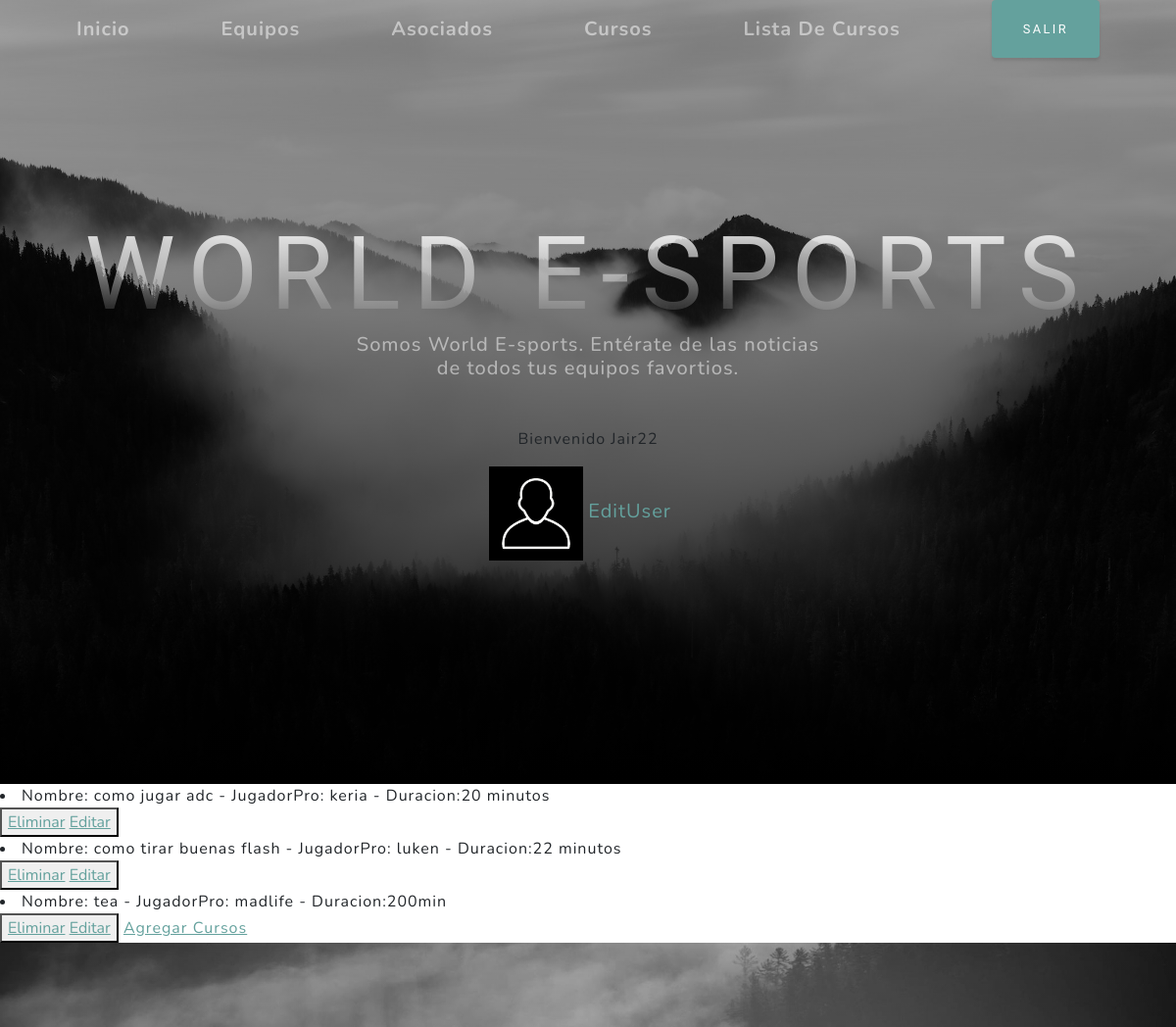
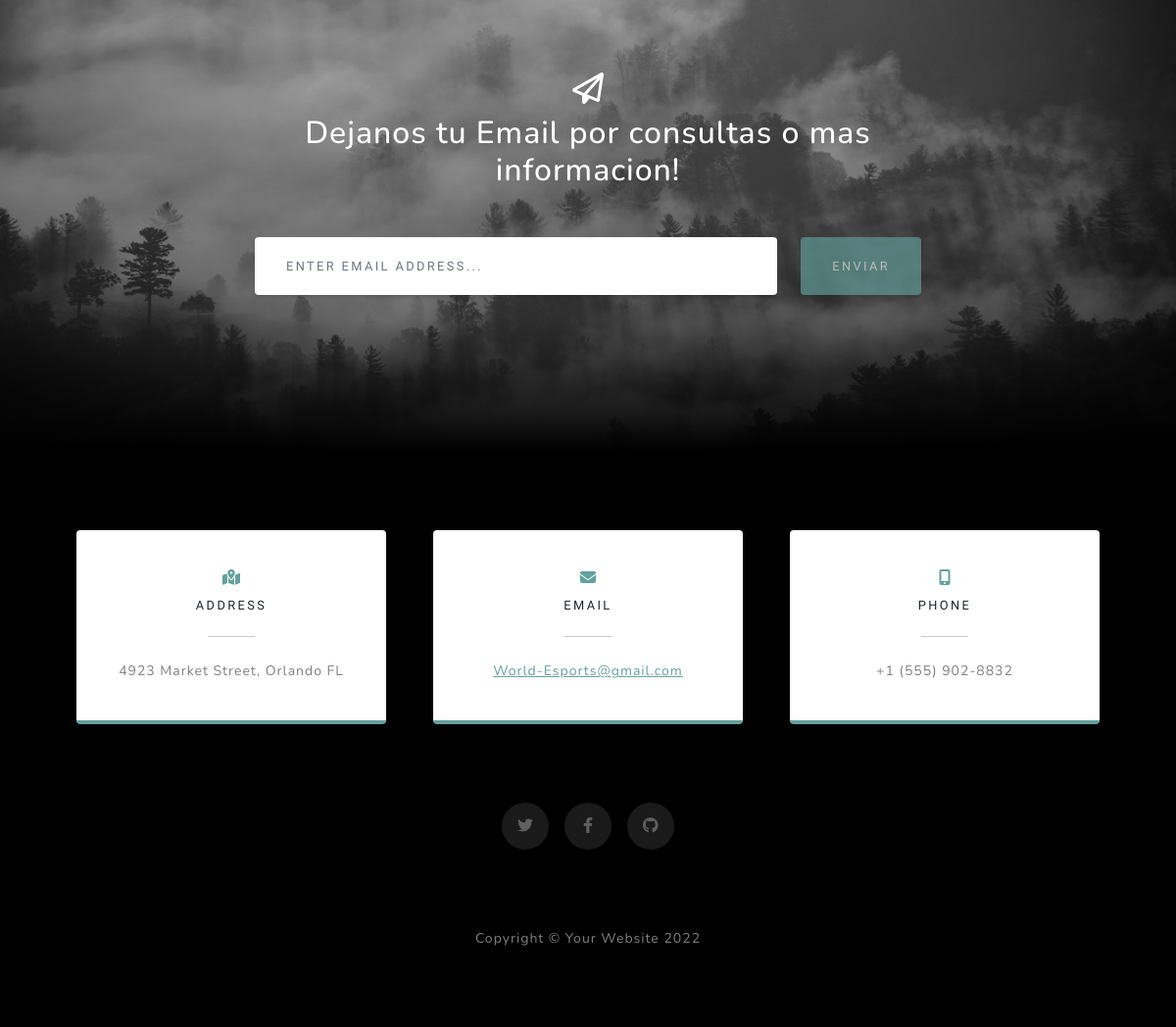
Screenshot of /AppWb/leerCursos/ (signed in) with the database file from the repository (2 pictures, top to bottom).
### AppWb/models.py (models this page shows)
class Avatar(models.Model):
    user=models.ForeignKey(User, on_delete=models.CASCADE)
    imagen=models.ImageField(upload_to='avatares', null=True, blank=True)

class Cursos(models.Model):
    nombre = models.CharField(max_length=70)
    jugadorpro = models.CharField(max_length=70)
    duracion = models.CharField(max_length=50)
    def __str__(self):
        return f'Nombre: {self.nombre} - JugadorPro: {self.jugadorpro} - Duracion:{self.duracion}'

### AppWb/views.py (the view)
# urls.py: path('leerCursos/', views.lecturaCursos, name='LecturaCursos'),
@login_required
def lecturaCursos(request):
    cursos=Cursos.objects.all()
    contexto1= {'cursos':cursos}
    return render(request, 'AppWb/lecturaCursos.html', contexto1)

### AppWb/Templates/AppWb/lecturaCursos.html
{% extends  'AppWb/padre.html' %}
{% block contenidoQcambia %}
<body>
        {% for c in cursos %}
            <li>{{c}}</li>
        <button>
            <a href="{% url 'EliminarCursos' c.nombre %}">Eliminar</a>
            <a href="{% url 'EditarCursos' c.nombre %}">Editar</a>
        </button>
        {% endfor %}
        <a href="{% url 'Cursos' %}">Agregar Cursos</a>
</body>
{% endblock %}

### AppWb/Templates/AppWb/padre.html (shortened to what this page needs)
<!DOCTYPE html>
<html lang="en">
    <head>
        {% load static %}
        <link href="{% static 'AppWb/css/styles.css' %}" rel="stylesheet" />
    </head>
    <body id="page-top">
        <nav class="navbar navbar-expand-lg navbar-light fixed-top" id="mainNav">
            <div class="container px-4 px-lg-5">
                <a class="navbar-brand" href="{% url 'Inicio' %}">Inicio</a>
                <a class="navbar-brand" href="{% url 'Equipos' %}">Equipos</a>
                <a class="navbar-brand" href="{% url 'Asociados' %}">Asociados</a>
                <a class="navbar-brand" href="{% url 'Cursos' %}">Cursos</a>
                <a class="navbar-brand" href="{% url 'List' %}">Lista De Cursos</a>
                {% if   request.user.is_authenticated %}
                    <a class="btn btn-primary" href="{% url 'Logout'%}">Salir</a>
                {% endif %}
            </div>
        </nav>
        <header class="masthead">
            <div class="container px-4 px-lg-5 d-flex h-100 align-items-center justify-content-center">
                <div class="d-flex justify-content-center">
                    <div class="text-center">
                        <h1 class="mx-auto my-0 text-uppercase">World E-sports</h1>
                        <h2 class="text-white-50 mx-auto mt-2 mb-5">Somos World E-sports.
                            Entérate de las noticias de todos tus equipos favortios.</h2>
                            {%if user.is_authenticated %}
                            <p>Bienvenido {{user.username}}</p>
                            {%endif%}
                            {% with first_image=user.avatar_set.first %}
                                {% if first_image %}
                                    <img src="{{first_image.imagen.url}}" class=""  style="max-width: 10ch;">
                                {% endif %}
                            {% endwith %}
                            {% if  request.user.is_authenticated %}
                                <a class="navbar-brand" href="{% url 'EditarUsuario' %}">EditUser</a>
                            {% endif %}
                    </div>
                </div>
            </div>
        </header>
        {% block contenidoQcambia %}
        {% endblock %}
        <section class="signup-section" id="signup">
            <div class="container px-4 px-lg-5">
                <div class="row gx-4 gx-lg-5">
                    <div class="col-md-10 col-lg-8 mx-auto text-center">
                        <i class="far fa-paper-plane fa-2x mb-2 text-white"></i>
                        <h2 class="text-white mb-5">Dejanos tu Email por consultas o mas informacion!</h2>
                        <form class="form-signup" id="contactForm" data-sb-form-api-token="API_TOKEN">
                            <div class="row input-group-newsletter">
                                <div class="col"><input class="form-control" id="emailAddress" type="email" placeholder="Enter email address..." aria-label="Enter email address..." data-sb-validations="required,email" /></div>
                                <div class="col-auto"><button class="btn btn-primary disabled" id="submitButton" type="submit">Enviar</button></div>
                            </div>
                        </form>
                    </div>
                </div>
            </div>
        </section>
        <section class="contact-section bg-black">
            <div class="container px-4 px-lg-5">
                <div class="row gx-4 gx-lg-5">
                    <div class="col-md-4 mb-3 mb-md-0">
                        <div class="card py-4 h-100">
                            <div class="card-body text-center">
                                <i class="fas fa-map-marked-alt text-primary mb-2"></i>
                                <h4 class="text-uppercase m-0">Address</h4>
                                <hr class="my-4 mx-auto" />
                                <div class="small text-black-50">4923 Market Street, Orlando FL</div>
                            </div>
                        </div>
                    </div>
                    <div class="col-md-4 mb-3 mb-md-0">
                        <div class="card py-4 h-100">
                            <div class="card-body text-center">
                                <i class="fas fa-envelope text-primary mb-2"></i>
                                <h4 class="text-uppercase m-0">Email</h4>
                                <hr class="my-4 mx-auto" />
                                <div class="small text-black-50"><a href="{% url 'Inicio' %}">World-Esports@gmail.com</a></div>
                            </div>
                        </div>
                    </div>
                    <div class="col-md-4 mb-3 mb-md-0">
                        <div class="card py-4 h-100">
                            <div class="card-body text-center">
                                <i class="fas fa-mobile-alt text-primary mb-2"></i>
                                <h4 class="text-uppercase m-0">Phone</h4>
                                <hr class="my-4 mx-auto" />
                                <div class="small text-black-50">+1 (555) 902-8832</div>
                            </div>
                        </div>
                    </div>
                </div>
                <div class="social d-flex justify-content-center">
                    <a class="mx-2" href="#!"><i class="fab fa-twitter"></i></a>
                    <a class="mx-2" href="#!"><i class="fab fa-facebook-f"></i></a>
                    <a class="mx-2" href="#!"><i class="fab fa-github"></i></a>
                </div>
            </div>
        </section>
        <footer class="footer bg-black small text-center text-white-50"><div class="container px-4 px-lg-5">Copyright &copy; Your Website 2022</div></footer>
    </body>
</html>

### rows the page displays
Avatar: imagen (picture)
Cursos: nombre+jugadorpro+duracion "Nombre: como jugar adc - JugadorPro: keria - Duracion:20 minutos"
Cursos: nombre+jugadorpro+duracion "Nombre: como tirar buenas flash - JugadorPro: luken - Duracion:22 minutos"
Cursos: nombre+jugadorpro+duracion "Nombre: tea - JugadorPro: madlife - Duracion:200min"

### other values shown
{{ user.username }} "Jair22"
